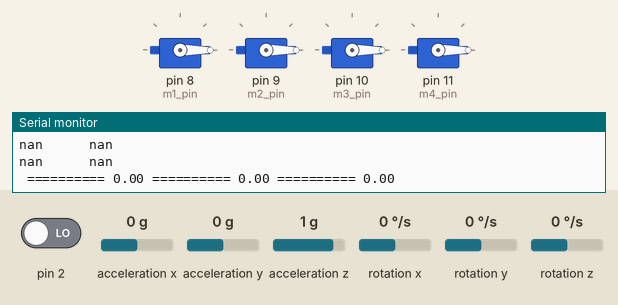
Recording of a sketch running on a simulated Arduino Uno, built with avr-gcc and run on an emulated ATmega328P. Shown: 4 × servo, the last lines printed to the serial monitor. Inputs (shaded band) come from the test bench; at power-on: acceleration x 0 g, acceleration y 0 g, acceleration z 1 g, pin 2 LOW, rotation x 0 °/s, rotation y 0 °/s, rotation z 0 °/s. The sensor or clock chip raises its interrupt line as the real part does.

Above: at 1.7 s.
1.8 s: acceleration x set to -1.4 g
At 2.5 s:
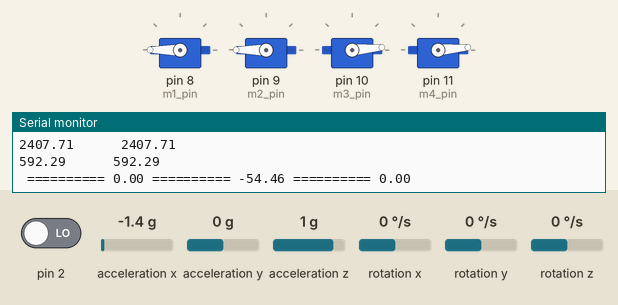
3.3 s: acceleration y set to 0.8 g
At 3.6 s:
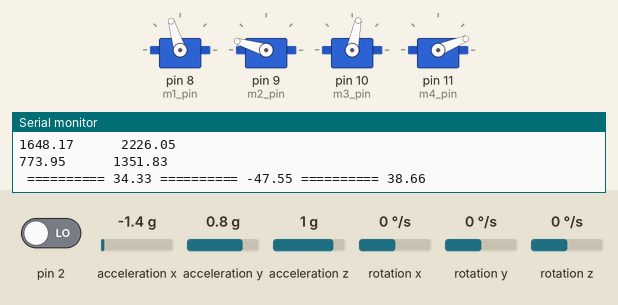
4.8 s: acceleration z set to -1.4 g
At 5.3 s:
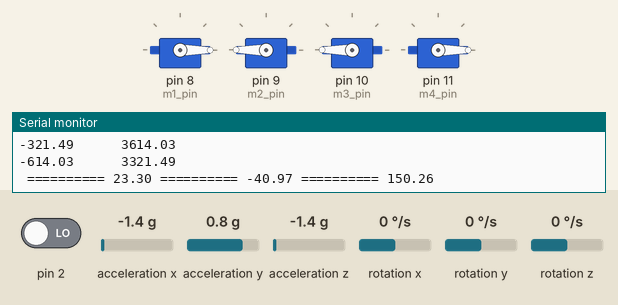
6.3 s: acceleration y set to 0.2 g
9.3 s: acceleration y set to -0.1 g
At 10.0 s:
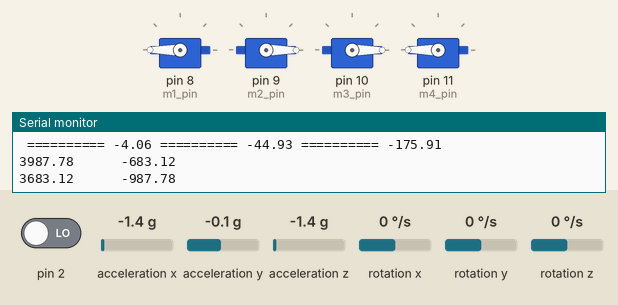
10.8 s: acceleration z set to 0 g
At 12.1 s:
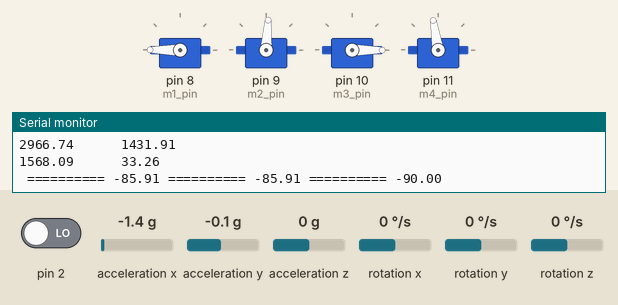
Timing chart, 0 to 13.4 s (numbered marks = the images above; inputs shaded):
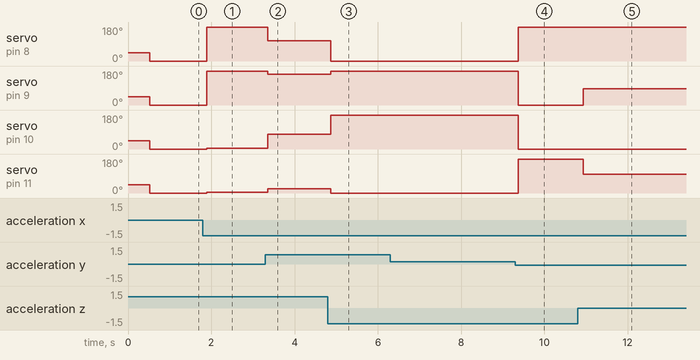

Measured:
- the behaviour switches between 0.1 and 0 g on acceleration y (found by bisection; images 3 and 4)
- after the input at 1.8 s, servo on pin 8 (m1_pin), servo on pin 9 (m2_pin): 0° → 180° after 0.09 s; servo on pin 10 (m3_pin), servo on pin 11 (m4_pin): 0° → 5° after 0.09 s
- after the input at 3.3 s, servo on pin 8 (m1_pin): 180° → 107° after 0.05 s; servo on pin 9 (m2_pin): 180° → 163° after 0.05 s; servo on pin 10 (m3_pin): 5° → 78° after 0.05 s; servo on pin 11 (m4_pin): 5° → 22° after 0.05 s
- after the input at 4.8 s, servo on pin 8 (m1_pin): 107° → 0° after 0.07 s; servo on pin 9 (m2_pin): 163° → 180° after 0.07 s; servo on pin 10 (m3_pin): 78° → 180° after 0.07 s; servo on pin 11 (m4_pin): 22° → 0° after 0.07 s
- after the input at 9.3 s, servo on pin 8 (m1_pin), servo on pin 11 (m4_pin): 0° → 180° after 0.07 s; servo on pin 9 (m2_pin), servo on pin 10 (m3_pin): 180° → 0° after 0.07 s
- after the input at 10.8 s, servo on pin 9 (m2_pin): 0° → 86° after 0.13 s; servo on pin 11 (m4_pin): 180° → 99° after 0.13 s

The sketch:

Flights.ino
```cpp
/**
 *
 *  Author Davi DeBarros
 *  University of Rhode Island Capstone Design Project
**/
///////////////////////////////////////////////////////////////////////////////////////////////////////////

#include <MPU6050_6Axis_MotionApps20.h>
#include <Wire.h>
#include <I2Cdev.h>
#include <Servo.h>

#define DEBUG
//#define GYRO
#define MOTOR

///////////////////////////////////////////////////////////////////////////////////////////////////////////
//MPU Variable
///////////////////////////////////////////////////////////////////////////////////////////////////////////
MPU6050 mpu;                           // mpu interface object
uint8_t mpuIntStatus;                  // mpu statusbyte
uint8_t devStatus;                     // device status
uint16_t packetSize;                   // estimated packet size
uint16_t fifoCount;                    // fifo buffer size
uint8_t fifoBuffer[64];                // fifo buffer

Quaternion q;                          // quaternion for mpu output
VectorFloat gravity;                   // gravity vector for ypr
float ypr[3] = {0.0f,0.0f,0.0f};       // yaw pitch roll values
float yprLast[3] = {0.0f, 0.0f, 0.0f};

volatile bool mpuInterrupt = false;    //interrupt flag


///////////////////////////////////////////////////////////////////////////////////////////////////////////
//Motor Variables
///////////////////////////////////////////////////////////////////////////////////////////////////////////

#define MAX_ANGLE 30                // We do not want our quadcopter going past this pitch/roll angle
#define MAX_PULSE 2000             // Max and min pulsewidth we can give the esc
#define MIN_PULSE 1000
#define HOVER_PULSE 1500           // Manually determine the hover pulse by test and trial

#define m1_pin 8
#define m2_pin 9
#define m3_pin 10
#define m4_pin 11

Servo m1,m2,m3,m4 ;


///////////////////////////////////////////////////////////////////////////////////////////////////////////
//Setup
///////////////////////////////////////////////////////////////////////////////////////////////////////////
void setup() {
    initiateESC();
    initiateMPU();

    #ifdef DEBUG
    Serial.begin(9600);                 // Serial only necessary if in DEBUG mode
    Serial.flush();
    #endif

}


///////////////////////////////////////////////////////////////////////////////////////////////////////////
//Main Loop
///////////////////////////////////////////////////////////////////////////////////////////////////////////
void loop() {
  while(!mpuInterrupt && fifoCount < packetSize){

    /* Do nothing while MPU is not working
     * This should be a VERY short period
     */

  }
  getYPR();
  updateMotor(ypr[2]*180/PI, ypr[1]*180/PI);


}


inline void dmpDataReady() {
    mpuInterrupt = true;
}
///////////////////////////////////////////////////////////////////////////////////////////////////////////
//Initiates the MPU chip
///////////////////////////////////////////////////////////////////////////////////////////////////////////
void initiateMPU(){
  Wire.begin();
  mpu.initialize();
  devStatus = mpu.dmpInitialize();
  if(devStatus == 0){

    mpu.setDMPEnabled(true);
    attachInterrupt(0, dmpDataReady, RISING);
    mpuIntStatus = mpu.getIntStatus();
    packetSize = mpu.dmpGetFIFOPacketSize();

  }
}


void initiateESC(){

  m1.attach(m1_pin);//,MIN_PULSE, MAX_PULSE);
  m2.attach(m2_pin);//,MIN_PULSE, MAX_PULSE);
  m3.attach(m3_pin);//,MIN_PULSE, MAX_PULSE);
  m4.attach(m4_pin);//,MIN_PULSE, MAX_PULSE);

  m1.writeMicroseconds(MIN_PULSE);
  m2.writeMicroseconds(MIN_PULSE);
  m3.writeMicroseconds(MIN_PULSE);
  m4.writeMicroseconds(MIN_PULSE);

}


///////////////////////////////////////////////////////////////////////////////////////////////////////////
//getYPR function
//gets data from MPU and computes pitch, roll, yaw on the MPU's DMP
//
///////////////////////////////////////////////////////////////////////////////////////////////////////////
void getYPR(){
    mpuInterrupt = false;
    mpuIntStatus = mpu.getIntStatus();
    fifoCount = mpu.getFIFOCount();

    if((mpuIntStatus & 0x10) || fifoCount >= 1024){

      mpu.resetFIFO();

    }else if(mpuIntStatus & 0x02){

      while (fifoCount < packetSize) fifoCount = mpu.getFIFOCount();

      mpu.getFIFOBytes(fifoBuffer, packetSize);

      fifoCount -= packetSize;

      mpu.dmpGetQuaternion(&q, fifoBuffer);
      mpu.dmpGetGravity(&gravity, &q);
      mpu.dmpGetYawPitchRoll(ypr, &q, &gravity);
    }

    #ifdef DEBUG && GYRO
      Serial.print(" ========== ") ;
      Serial.print(ypr[0]*180/PI);
      Serial.print(" ========== ") ;
      Serial.print(ypr[1]*180/PI);
      Serial.print(" ========== ") ;
      Serial.println(ypr[2]*180/PI);
    #endif
}
/*
 * Tested and works
 * m1_v            m2_v
 *          Center
 * m4_v            m3_v
 */
void updateMotor(float roll, float pitch) {
  // used to determine ratio for motors
  float total = abs(roll) + abs(pitch);

  // determine fast each motor rotates
  float m1_v = (abs(roll) / total) * -roll / MAX_ANGLE * (MAX_PULSE - HOVER_PULSE) +
                  (abs(pitch) / total) * -pitch / MAX_ANGLE * (MAX_PULSE - HOVER_PULSE) + HOVER_PULSE;
  float m2_v = (abs(roll) / total) * roll / MAX_ANGLE * (MAX_PULSE - HOVER_PULSE) +
                  (abs(pitch) / total) * -pitch / MAX_ANGLE * (MAX_PULSE - HOVER_PULSE) + HOVER_PULSE;
  float m4_v = (abs(roll) / total) * -roll / MAX_ANGLE * (MAX_PULSE - HOVER_PULSE) +
                  (abs(pitch) / total) * pitch / MAX_ANGLE * (MAX_PULSE - HOVER_PULSE) + HOVER_PULSE;
  float m3_v = (abs(roll) / total) * roll / MAX_ANGLE * (MAX_PULSE - HOVER_PULSE) +
                  (abs(pitch) / total) * pitch / MAX_ANGLE * (MAX_PULSE - HOVER_PULSE) + HOVER_PULSE;

//  if (m1_v < MIN_PULSE) {
//    m1_v = MIN_PULSE;
//  } else if (m1_v > MAX_PULSE) {
//    m1_v = MAX_PULSE;
//  }
//
//  if (m2_v < MIN_PULSE) {
//    m2_v = MIN_PULSE;
//  } else if (m2_v > MAX_PULSE) {
//    m2_v = MAX_PULSE;
//  }
//
//  if (m3_v < MIN_PULSE) {
//    m3_v = MIN_PULSE;
//  } else if (m3_v > MAX_PULSE) {
//    m3_v = MAX_PULSE;
//  }
//
//  if (m4_v < MIN_PULSE) {
//    m4_v = MIN_PULSE;
//  } else if (m4_v > MAX_PULSE) {
//    m4_v = MAX_PULSE;
//  }

  m1.writeMicroseconds(m1_v);
  m2.writeMicroseconds(m2_v);
  m3.writeMicroseconds(m3_v);
  m4.writeMicroseconds(m4_v);


  #ifdef DEBUG && MOTOR
    Serial.println();
    Serial.print(m1_v); Serial.print("\t\t\t"); Serial.println(m2_v);
    Serial.println();
    Serial.print(m4_v); Serial.print("\t\t\t"); Serial.println(m3_v);
    Serial.println();
  #endif
}
```
